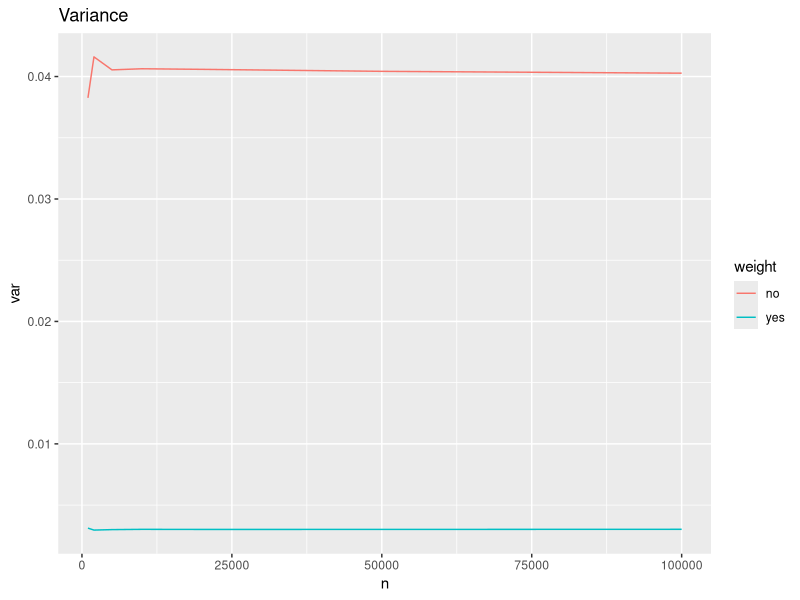
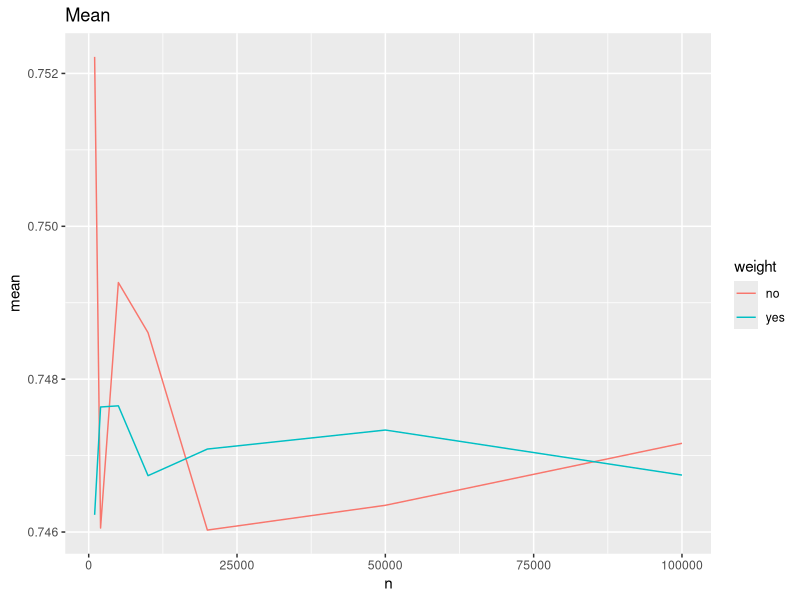

Write the R code that produced these figures, in order. (Note: this script raises an error after producing the figures.)
## ---- chunk 1
knitr::opts_chunk$set(echo = TRUE)
library(tidyverse)
library(magrittr)
## ---- chunk 2
x <- runif(10000, 0, 1)

exp(2*x) %>% mean
## ---- chunk 3
x <- runif(1000, 0, 2)

(2 - 0)*exp(2*x) %>% mean
## ---- chunk 4
x <- runif(1000, 0, 1)


inv_G <- function(x) -1*log(1 - x*(exp(1) - 1)/exp(1))
g <- function(x) (exp(-x+1))/(exp(1)-1)
f <- function(x) exp(-x^2)
p <- function(x) dunif(x, 0, 1)

# weight
w <- function(x) p(x)/g(x)



weighted_mc <- function(n = 1000) {
  X <- inv_G(runif(n, 0, 1))
  X <- X[X<=1]
  Y <- w(X)*f(X)
  c(mean = mean(Y), var = var(Y))
}

normal_mc <- function(n = 1000) {
  x <- runif(n, 0, 1)
  c(mean = mean(f(x)), var = var(f(x)))
}

print("Importance weighing mean and variance")
weighted_mc()

print("No importance weighing mean and variance")
normal_mc()


## ---- chunk 5

comparison_df <- lapply(1000*c(1, 2, 5, 10, 20, 50, 100), function(n) {
  rbind(
    c(n, weighted_mc(n)),
    c(n, normal_mc(n))
  ) %>% as.data.frame() %>% 
    cbind(c("yes", "no"))
  
}) %>%
  do.call(rbind, .) %>%
  set_colnames(c("n", "mean", "var", "weight"))

p_var <- comparison_df %>%
  ggplot(aes(x = n, y = var, color = weight)) +
  geom_line() +
  labs(title = "Variance")

p_mean <- comparison_df %>%
  ggplot(aes(x = n, y = mean, color = weight)) +
  geom_line() +
  labs(title = "Mean")

print(p_var)
print(p_mean)

## ---- chunk 6

x <- runif(10000, 0, 3)

# f(x) = x
(3 - 0)*x %>% mean

# f(x) = x^2
(3 - 0)*x^2 %>% mean

## ---- chunk 7
AADD <- function(X) {
    
  Y <- c()  
  for(i in 1:length(X)) {
    x <- X[i]
          if(x < 0 | x > 3) {
        y <- 0
      } else if(x < 1) {
        y <-  .5*x
      } else if (x > 2) {
        y <-  .5 - .5*(x - 2)
      } else if(x < 2 & 1 < x) {
        y <- .5
      }
    Y <- c(Y, y)
  }

  Y
}
inv_AADD_CDF <- function(x) {
  
  if(x < 0 | 1 < x) {
    stop("x not in [0, 1]")
  }
  
  if(x < .25) {
    y <- 2*sqrt(x)
  } else if(x < .75) {
    y <- 2*x + .5
  } else {
    y <- 3 - 2*sqrt(1-x)
  }
  
  return(y)
}



weighted_mc <- function(n = 1000, a, b, f, q, inv_cdf_q) {
  
  x <- runif(n)
  X <- sapply(x, inv_cdf_q)
  
  w <- function(x) dunif(x, a, b)/q(x)
  Y <- (b - a)*w(X)*f(X)
  
  c(mean = mean(Y), var = var(Y))
}



normal_mc <- function(n = 1000, a, b, func) {
  x <- runif(n, a, b)
  c(mean = (b-a)*mean(func(x)), var = var(func(x)))
}



# f(x) = x
weighted_mc(10000, 0, 3,
            f = function(x) x,
            q = function(x) AADD(x),
            inv_cdf_q = function(x) inv_AADD_CDF(x))

# f(x) = x^2
weighted_mc(10000, 0, 3,
            f = function(x) x^2,
            q = function(x) AADD(x),
            inv_cdf_q = function(x) inv_AADD_CDF(x))
## ---- chunk 8

compare_estimates <- lapply(1000*c(1, 2, 5, 10, 20, 50, 100), function(n) {
  
  x <- runif(n, 0, 1)
  
  x_mc <- normal_mc(n, 0, 3, function(x) x)
  x2_mc <- normal_mc(n, 0, 3, function(x) x^2)
  
  
  x_aadd <- weighted_mc(10000, 0, 3,
                               f = function(x) x,
                               q = function(x) AADD(x),
                               inv_cdf_q = function(x) inv_AADD_CDF(x))
  x2_aadd <-  weighted_mc(10000, 0, 3,
                               f = function(x) x^2,
                               q = function(x) AADD(x),
                               inv_cdf_q = function(x) inv_AADD_CDF(x))
  
  df <- rbind(x_mc, x2_mc, x_aadd, x2_aadd) %>% 
    as.data.frame() %>% 
    cbind(func = c("x", "x2", "x", "x2"),
          method = c("normal", "normal", "weight", "weigth"),
          n = rep(n, 4)) %>% 
  set_colnames(c("x_mean", "x_var", "x2_mean", "x2_var", "function", "method", "n"))
    
  
  
  df
  
}) %>% 
  do.call(rbind, .) 

## ---- chunk 9


weighted_mc <- function(n = 1000, f) {
  
  x <- runif(n)
  X <- sapply(x, inv_AADD_CDF)
  
  w <- function(x) dunif(x, 0, 3)/AADD(x)
  Y <- 3*w(X)*f(X)
  
  mean(Y)
}
